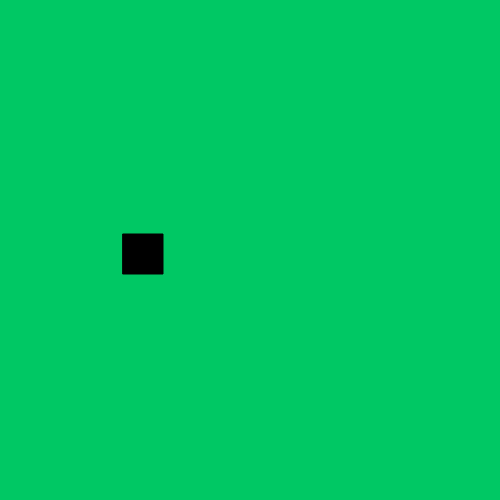
Frame 1 (no input)
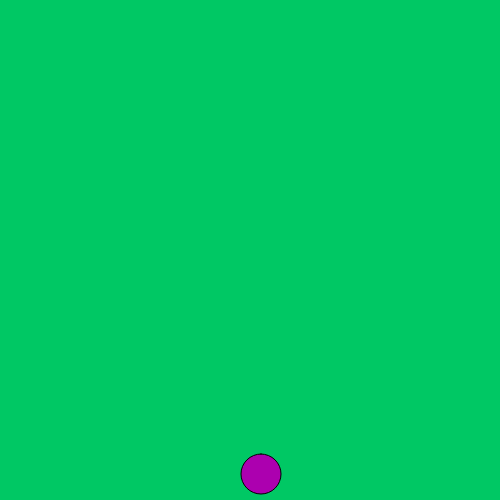
Frame 60 (no input)
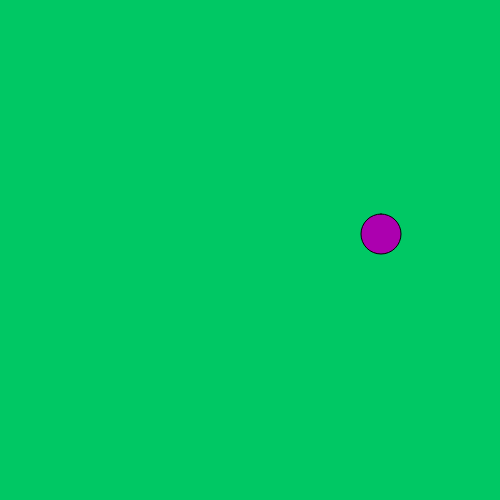
Frame 120 (the mouse pressed at the canvas centre since frame 60)

The p5.js sketch that drew these frames (run headless with seeded random() and noise() and a simulated clock; from frame 60 on, the mouse is pressed at the canvas centre):

// p5.js sketch
// ── sketch.js
let boxSize = 40;

let posX = 123;
let posY = 234

let vitX = 2;
let vitY = 4;

let radius = 0;

let color1 = 0;
let color3 = 0;

function setup() {
  createCanvas(500, 500);
}

function draw() {
  background(0,200,100);
  fill(color1,0,color3);
  square(posX,posY,boxSize,radius)
  posX += vitX;
  posY += vitY;
  
  print(vitX);
  
  if(posX + boxSize > width || posX < 0 ){
    vitX *= -1;
    radius =random(0,50);
    color1 = random(200,255);
    color3 = random(150,200);
  }
    if(posY + boxSize > height || posY < 0 ){
    vitY *= -1;
        radius =random(0,50);
        color1 = random(150,255);
        color3 = random(100,200);
  }
}
